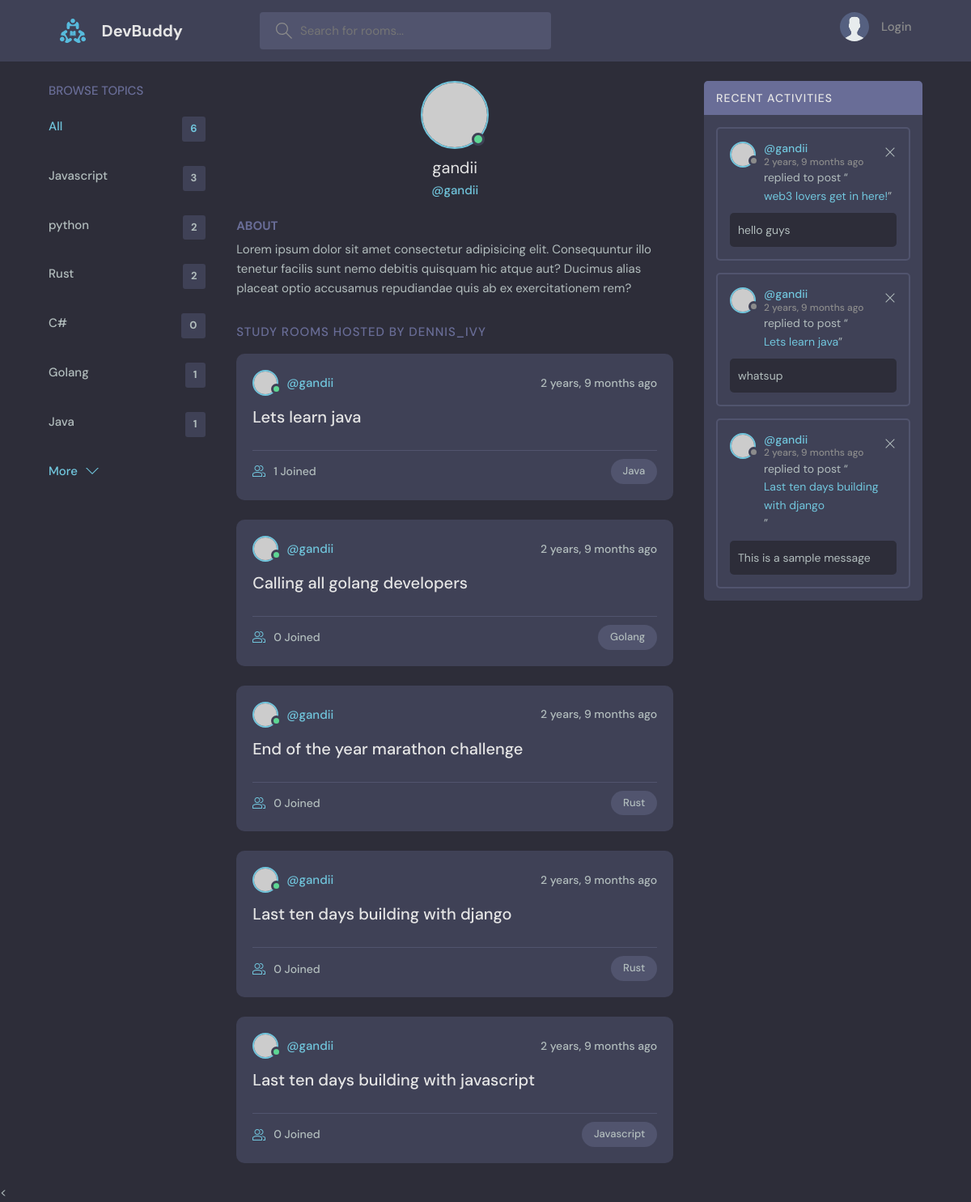
Screenshot of /user-profile/1/ with the database file from the repository.
### base/models.py (models this page shows, shortened)
class Topic(models.Model):
    name = models.CharField(max_length=200)

class Room(models.Model):
    host = models.ForeignKey(User, on_delete=models.SET_NULL, null=True)  # hosts to open the room(first user)
    topic = models.ForeignKey(Topic, on_delete=models.SET_NULL, null=True)  #whenever a topic is deleted the room remains and the database remains empty
    name = models.CharField(max_length=200)
    description = models.TextField(null=True, blank=True)   #null=true,allows submision of empty
    participants = models.ManyToManyField(User, related_name='participants', blank=True)
    updated = models.DateTimeField(auto_now=True)   #date&time of when a new topic of a room is updated
    created = models.DateTimeField(auto_now_add=True) #date&time of when a room is creted
    class Meta:
        ordering = ['-updated','-created']   # (-) this sorts the posts from newest to oldest
    def __str__(self):
        return self.name

class Message(models.Model):
    user = models.ForeignKey(User, on_delete=models.CASCADE)   #The allows multiple message from a single user
    room = models.ForeignKey(Room, on_delete= models.CASCADE)  #this "ondelete"ensures that whenever the room is deleted all the comments are deleted
    body = models.TextField()
    updated = models.DateTimeField(auto_now=True)
    created = models.DateTimeField(auto_now_add=True)
    class Meta:
        ordering = ['-updated','-created']
    def __str__(self):
        return self.body[0:50]

### base/views.py (the view)
# urls.py: path('user-profile/<str:pk>/', views.userProfile, name = 'user-profile'),
def userProfile(request,pk):
    user = User.objects.get(id=pk)
    rooms = user.room_set.all()
    room_messages = user.message_set.all()
    topics = Topic.objects.all()
    context = {'user':user, 'rooms':rooms,
               'room_messages':room_messages, 'topics':topics}
    return render(request, 'base/profile.html', context)

### base/templates/base/profile.html (shortened to what this page needs)
{% extends 'main.html' %}
{% block content %}
  <main class="profile-page layout layout--3">
    <div class="container">
      {% include 'base/topics_component.html' %}
      <div class="roomList">
        <div class="profile">
          <div class="profile__avatar">
            <div class="avatar avatar--large active">
              <img src="https://randomuser.me/api/portraits/men/11.jpg" />
            </div>
          </div>
          <div class="profile__info">
            <h3>{{user.username}}</h3>
            <p>@{{user.username}}</p>
          </div>
          <div class="profile__about">
            <h3>About</h3>
            <p>
              Lorem ipsum dolor sit amet consectetur adipisicing elit. Consequuntur illo tenetur
              facilis sunt nemo debitis quisquam hic atque aut? Ducimus alias placeat optio
              accusamus repudiandae quis ab ex exercitationem rem?
            </p>
          </div>
        </div>
        <div class="roomList__header">
          <div>
            <h2>Study Rooms Hosted by dennis_ivy</a>
            </h2>
          </div>
        </div>
        {% include 'base/field_component.html' %}
      </div>
      <div class="activities">
        <div class="activities__header">
          <h2>Recent Activities</h2>
        </div>
        {% include 'base/activity_component.html' %}
    </div>
  </main>
<{% endblock %}

### Templates/main.html (shortened to what this page needs)
<!DOCTYPE html>
{% load static %}
<html lang="en">
  <head>
    <link rel="stylesheet" href="{% static 'styles/style.css' %}" />
  </head>
  {% include 'navbar.html' %}
  <body>
    {% block content %}
    {% endblock %}
  </body>
</html>

### Templates/navbar.html (shortened to what this page needs)
{% load static %}
<header class="header header--loggedIn">
    <div class="container">
      <a href="{% url 'Home' %}" class="header__logo">
        <img src="{% static 'images/logo.svg' %}" />
        <h1>DevBuddy</h1>
      </a>
      <form class="header__search" method="GET" action="{% url 'Home' %}">
        <label>
          <input name="q" placeholder="Search for rooms..." />
        </label>
      </form>
      <nav class="header__menu">
        {% if request.user.is_authenticated %}
        <div class="header__user">
          <a href="{% url 'user-profile' user.id %}">
            <div class="avatar avatar--medium active">
              <img src="{% static 'images/avatar.svg' %}" />
            </div>
            <p>{{request.user.username}} <span>@{{request.user.username}}</span></p>
          </a>
          <button class="dropdown-button">
            <svg version="1.1" xmlns="http://www.w3.org/2000/svg" width="32" height="32" viewBox="0 0 32 32">
              <title>chevron-down</title>
              <path d="M16 21l-13-13h-3l16 16 16-16h-3l-13 13z"></path>
            </svg>
          </button>
        </div>
        <div class="dropdown-menu">
          <a href="{% url 'updateUser' %}" class="dropdown-link"
            ><svg version="1.1" xmlns="http://www.w3.org/2000/svg" width="32" height="32" viewBox="0 0 32 32">
              <title>tools</title>
              <path
                d="M27.465 32c-1.211 0-2.35-0.471-3.207-1.328l-9.392-9.391c-2.369 0.898-4.898 0.951-7.355 0.15-3.274-1.074-5.869-3.67-6.943-6.942-0.879-2.682-0.734-5.45 0.419-8.004 0.135-0.299 0.408-0.512 0.731-0.572 0.32-0.051 0.654 0.045 0.887 0.277l5.394 5.395 3.586-3.586-5.394-5.395c-0.232-0.232-0.336-0.564-0.276-0.887s0.272-0.596 0.572-0.732c2.552-1.152 5.318-1.295 8.001-0.418 3.274 1.074 5.869 3.67 6.943 6.942 0.806 2.457 0.752 4.987-0.15 7.358l9.392 9.391c0.844 0.842 1.328 2.012 1.328 3.207-0 2.5-2.034 4.535-4.535 4.535zM15.101 19.102c0.26 0 0.516 0.102 0.707 0.293l9.864 9.863c0.479 0.479 1.116 0.742 1.793 0.742 1.398 0 2.535-1.137 2.535-2.535 0-0.668-0.27-1.322-0.742-1.793l-9.864-9.863c-0.294-0.295-0.376-0.74-0.204-1.119 0.943-2.090 1.061-4.357 0.341-6.555-0.863-2.631-3.034-4.801-5.665-5.666-1.713-0.561-3.468-0.609-5.145-0.164l4.986 4.988c0.391 0.391 0.391 1.023 0 1.414l-5 5c-0.188 0.188-0.441 0.293-0.707 0.293s-0.52-0.105-0.707-0.293l-4.987-4.988c-0.45 1.682-0.397 3.436 0.164 5.146 0.863 2.631 3.034 4.801 5.665 5.666 2.2 0.721 4.466 0.604 6.555-0.342 0.132-0.059 0.271-0.088 0.411-0.088z"
              ></path>
            </svg>
            Update User</a>
          <a href="{% url 'logout' %}" class="dropdown-link"
            ><svg version="1.1" xmlns="http://www.w3.org/2000/svg" width="32" height="32" viewBox="0 0 32 32">
              <title>sign-out</title>
              <path
                d="M3 0h22c0.553 0 1 0 1 0.553l-0 3.447h-2v-2h-20v28h20v-2h2l0 3.447c0 0.553-0.447 0.553-1 0.553h-22c-0.553 0-1-0.447-1-1v-30c0-0.553 0.447-1 1-1z"
              ></path>
              <path
                d="M21.879 21.293l1.414 1.414 6.707-6.707-6.707-6.707-1.414 1.414 4.293 4.293h-14.172v2h14.172l-4.293 4.293z"
              ></path>
            </svg>
            Logout</a>
            {% else %}
         <a href="{% url 'login' %}">
          <img src="./assets/avatar.svg" />
          <p>Login</p>
        </a>
        </div>
        {% endif %}
  </header>

### base/templates/base/topics_component.html (shortened to what this page needs)
<div class="topics">
    <div class="topics__header">
      <h2>Browse Topics</h2>
    </div>
    <ul class="topics__list">
      <li>
        <a href="{% url 'Home' %}" class="active">All <span>{{topics.count}}</span></a>
      </li>
      <li>
        {%  for topic in topics %}
        <a href="{% url 'Home' %}?q={{topic.name}}"> {{topic.name}}<span>{{topic.room_set.all.count}}</span></a>
        {% endfor %}
     </li>
    </ul>
    <a class="btn btn--link" href="{% url 'topicsPage' %}">
      More
      <svg version="1.1" xmlns="http://www.w3.org/2000/svg" width="32" height="32" viewBox="0 0 32 32">
        <title>chevron-down</title>
        <path d="M16 21l-13-13h-3l16 16 16-16h-3l-13 13z"></path>
      </svg>
    </a>
  </div>

### base/templates/base/field_component.html (shortened to what this page needs)
{% for room in rooms %}
<div class="roomListRoom">
  <div class="roomListRoom__header">
    {% if room.host %}
    <a href="{% url 'user-profile' room.host.id %}"  class="roomListRoom__author">
      <div class="avatar avatar--small active">
        <img src="https://randomuser.me/api/portraits/men/11.jpg" />
      </div>
      <span>@{{room.host.username}}</span>
    </a>
    {% endif %}
    <div class="roomListRoom__actions">
      <span>{{room.created|timesince}} ago</span>
    </div>
  </div>
  <div class="roomListRoom__content">
    <a href="{% url 'room' room.id %}">{{room.name}}</a>
  </div>
  <div class="roomListRoom__meta">
    <a class="roomListRoom__joined">
      {{room.participants.all.count}} Joined
    </a>
    <p class="roomListRoom__topic">{{room.topic.name}}</p>
  </div>
</div>
{% endfor %}

### base/templates/base/activity_component.html (shortened to what this page needs)
{% for message in room_messages %}
<div class="activities__box">
    <div class="activities__boxHeader roomListRoom__header">
      <a href="{% url 'user-profile' message.user.id %}" class="roomListRoom__author">
        <div class="avatar avatar--small">
          <img src="https://randomuser.me/api/portraits/women/11.jpg" />
        </div>
        <p>
          @{{message.user}}
          <span>{{message.created|timesince}} ago</span>
        </p>
      </a>
      <div class="roomListRoom__actions">
        <a href="{% url 'deleteMessage' message.id %}">
          <svg version="1.1" xmlns="http://www.w3.org/2000/svg" width="32" height="32" viewBox="0 0 32 32">
            <title>remove</title>
            <path
              d="M27.314 6.019l-1.333-1.333-9.98 9.981-9.981-9.981-1.333 1.333 9.981 9.981-9.981 9.98 1.333 1.333 9.981-9.98 9.98 9.98 1.333-1.333-9.98-9.98 9.98-9.981z"
            ></path>
          </svg>
        </a>
      </div>
    </div>
    <div class="activities__boxContent">
      <p>replied to post “<a href="{% url 'room' message.room.id %}">{{message.room.name}}</a>”</p>
      <div class="activities__boxRoomContent">{{message.body}}
      </div>
    </div>
</div>
{% endfor %}

### rows the page displays
Topic: name "Javascript", room_set.all.count "3"
Topic: name "python", room_set.all.count "2"
Topic: name "Rust", room_set.all.count "2"
Topic: name "C#", room_set.all.count "0"
Topic: name "Golang", room_set.all.count "1"
Topic: name "Java", room_set.all.count "1"
Room: host.username "gandii", created "2 years, 9 months", name "Lets learn java", participants.all.count "1", topic.name "Java"
Room: host.username "gandii", created "2 years, 9 months", name "Calling all golang developers", participants.all.count "0", topic.name "Golang"
Room: host.username "gandii", created "2 years, 9 months", name "End of the year marathon challenge", participants.all.count "0", topic.name "Rust"
Room: host.username "gandii", created "2 years, 9 months", name "Last ten days building with django", participants.all.count "0", topic.name "Rust"
Room: host.username "gandii", created "2 years, 9 months", name "Last ten days building with javascript", participants.all.count "0", topic.name "Javascript"
Message: user "gandii", created "2 years, 9 months", room.name "web3 lovers get in here!", body "hello guys"
Message: user "gandii", created "2 years, 9 months", room.name "Lets learn java", body "whatsup"
Message: user "gandii", created "2 years, 9 months", room.name "Last ten days building with django", body "This is a sample message"

### other values shown
{{ topics.count }} "6"
{{ user.username }} "gandii"
